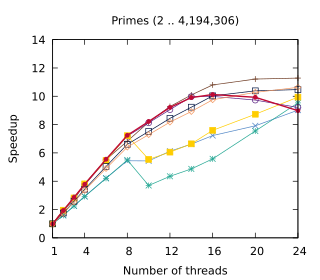

Recreate this plot in gnuplot.
set title "Primes (2 .. 4,194,306)"
set terminal pdf size 3.2,2.8
set output "./results/Primes_2_.._4,194,306.pdf"
set key off
set xrange [1:24]
set xtics (1, 4, 8, 12, 16, 20, 24)
set xlabel "Number of threads"
set yrange [0:14]
set ylabel "Speedup"
plot './results/Primes_2_.._4,194,306.dat' using 1:2 title "Rayon" pointsize 0.7 lw 1 pt 1 linecolor rgb "#6E3B23" with linespoints, \
  './results/Primes_2_.._4,194,306.dat' using 1:3 title "Static" pointsize 0.7 lw 1 pt 2 linecolor rgb "#5287C6" with linespoints, \
  './results/Primes_2_.._4,194,306.dat' using 1:4 title "Static (pinned)" pointsize 0.7 lw 1 pt 3 linecolor rgb "#24A793" with linespoints, \
  './results/Primes_2_.._4,194,306.dat' using 1:5 title "Work stealing" pointsize 0.7 lw 1 pt 6 linecolor rgb "#5B2182" with linespoints, \
  './results/Primes_2_.._4,194,306.dat' using 1:6 title "OpenMP (static)" pointsize 0.7 lw 1 pt 5 linecolor rgb "#FFCD00" with linespoints, \
  './results/Primes_2_.._4,194,306.dat' using 1:7 title "OpenMP (dynamic)" pointsize 0.7 lw 1 pt 4 linecolor rgb "#001240" with linespoints, \
  './results/Primes_2_.._4,194,306.dat' using 1:8 title "OpenMP (taskloop)" pointsize 0.7 lw 1 pt 12 linecolor rgb "#F3965E" with linespoints, \
  './results/Primes_2_.._4,194,306.dat' using 1:9 title "Work assisting (our)" pointsize 0.4 lw 2 pt 7 linecolor rgb "#C00A35" with linespoints
